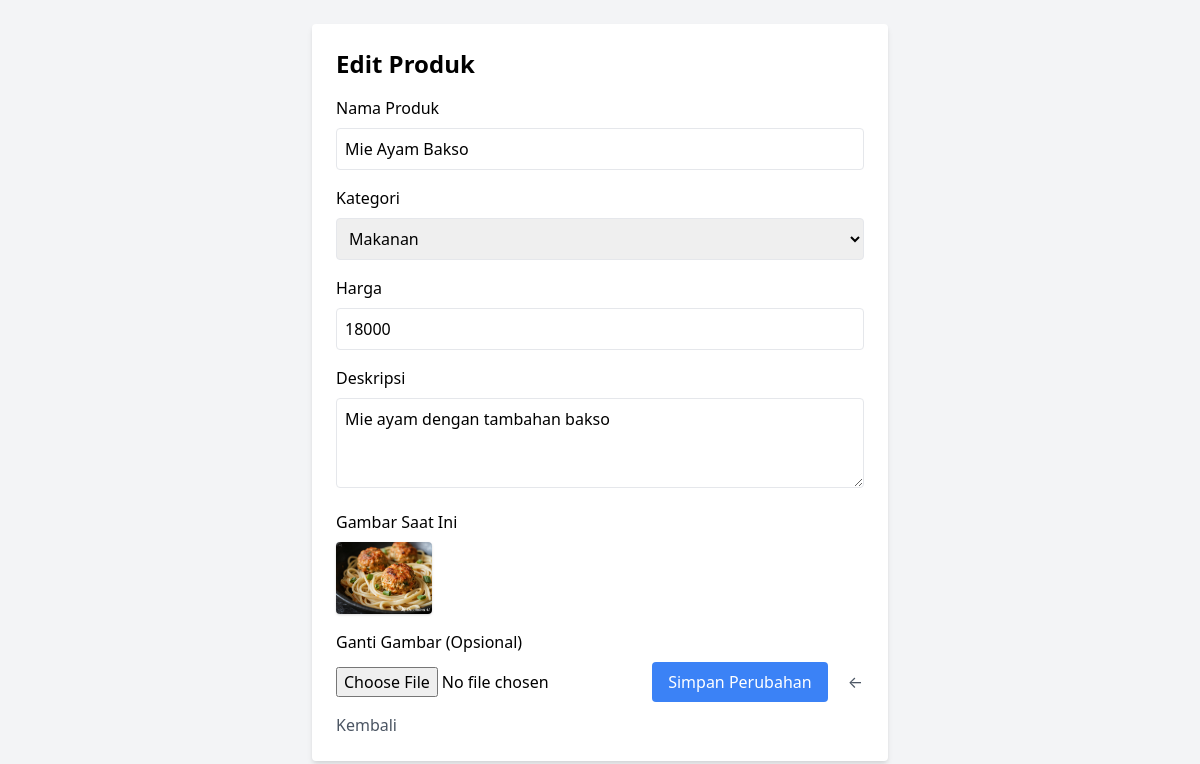
Screenshot of /edit_produk.php?id=2 (signed in) with the database file from the repository.
### tables this page shows
CREATE TABLE `produk` (
  `id_produk` int(11) NOT NULL,
  `nama_produk` varchar(100) DEFAULT NULL,
  `id_kategori` int(11) DEFAULT NULL,
  `harga` int(11) DEFAULT NULL,
  `deskripsi` text DEFAULT NULL,
  `gambar` varchar(255) DEFAULT NULL
);

CREATE TABLE `kategori` (
  `id_kategori` int(11) NOT NULL,
  `nama_kategori` varchar(50) DEFAULT NULL
);

### edit_produk.php (the view, shortened to what this page needs)
<?php
include 'koneksi.php';
$id = isset($_GET['id']) ? intval($_GET['id']) : 0;
$produk = mysqli_query($conn, "SELECT * FROM produk WHERE id_produk = $id");
$data = mysqli_fetch_assoc($produk);
$kategori = mysqli_query($conn, "SELECT * FROM kategori");
?>
<!DOCTYPE html>
<html>
<head>
  <link href="https://cdn.jsdelivr.net/npm/tailwindcss@2.2.19/dist/tailwind.min.css" rel="stylesheet">
</head>
<body class="bg-gray-100 p-6">
  <div class="max-w-xl mx-auto bg-white shadow-md rounded p-6">
    <h1 class="text-2xl font-bold text-amber-600 mb-4">Edit Produk</h1>
    <form method="POST" enctype="multipart/form-data">
      <label class="block mb-2">Nama Produk</label>
      <input type="text" name="nama" value="<?= $data['nama_produk'] ?>" required class="w-full border p-2 rounded mb-4">
      <label class="block mb-2">Kategori</label>
      <select name="kategori" required class="w-full border p-2 rounded mb-4">
        <?php while ($k = mysqli_fetch_assoc($kategori)) : ?>
          <option value="<?= $k['id_kategori'] ?>" <?= $k['id_kategori'] == $data['id_kategori'] ? 'selected' : '' ?>>
            <?= $k['nama_kategori'] ?>
          </option>
        <?php endwhile; ?>
      </select>
      <label class="block mb-2">Harga</label>
      <input type="number" name="harga" value="<?= $data['harga'] ?>" required class="w-full border p-2 rounded mb-4">
      <label class="block mb-2">Deskripsi</label>
      <textarea name="deskripsi" class="w-full border p-2 rounded mb-4" rows="3"><?= $data['deskripsi'] ?></textarea>
      <label class="block mb-2">Gambar Saat Ini</label>
      <img src="gambar/<?= $data['gambar'] ?>" class="w-24 mb-4 rounded shadow">
      <label class="block mb-2">Ganti Gambar (Opsional)</label>
      <input type="file" name="gambar" class="mb-4">
      <button type="submit" class="bg-blue-500 text-white px-4 py-2 rounded hover:bg-blue-600">Simpan Perubahan</button>
      <a href="kelola_produk.php" class="ml-4 text-gray-600">← Kembali</a>
    </form>
  </div>
</body>
</html>

### rows the page displays
produk: nama "Mie Ayam Bakso", kategori "Makanan", harga "18000", deskripsi "Mie ayam dengan tambahan bakso", gambar (picture)
